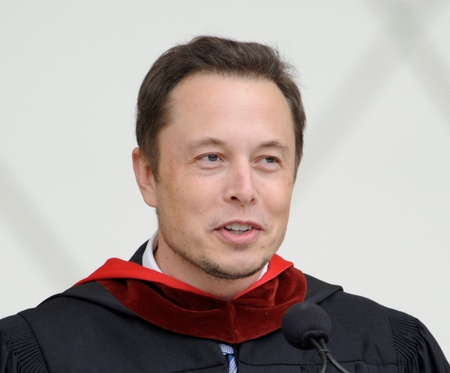
#> input picture ngUAP Time/images/train/elon/01.jpg, 450 x 373 px, shrunk from 1559 x 1292 before the run; its folder holds only this picture in this run
$ python latif-power.py
#> lines starting #> are read from the running program, lines starting #| are printed output that depends on the picture
#> the answer given: 1
import cv2
import math
import os
import numpy as np

train_dir = 'images/train'
classes = os.listdir(train_dir)

face_cascade = cv2.CascadeClassifier('haarcascade_frontalface_default.xml')

# variabel global untuk menampung model yang abis dilatih
face_recog = None

def train_model():
    print('\n===Melakukan Training Model===')
    print('Loading.....')

    face_list = []
    class_list = []

    for index, person_name in enumerate(classes):
        class_path = train_dir + "/" + person_name
        for image_path in os.listdir(class_path):
            full_image_path = class_path + "/" + image_path

            img_gray = cv2.imread(full_image_path, cv2.IMREAD_GRAYSCALE)
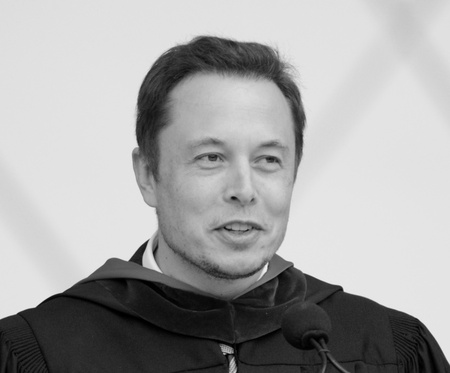
#> img_gray: shape (373, 450); min 0, max 242, mean 164.4
            detected_faces = face_cascade.detectMultiScale(img_gray, scaleFactor=1.2, minNeighbors=5)
#> detected_faces = [[155, 91, 171, 171]]

            if len(detected_faces) < 1:
                continue

            for rect in detected_faces:
                x,y,w,h = rect
                # [Start:Stop]
                # [Baris: Column]
                face_img = img_gray[y:y+h, x:x+w]
                face_list.append(face_img)
                class_list.append(index)
#> this loop made 1 pass
#> pass 1, in train_model, `face_img = img_gray[y:y+h, x:x+w]`:
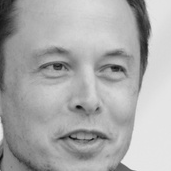
#> face_img: shape (171, 171); min 11, max 236, mean 170.7
#> after the loop, class_list = [0]; face_list = 1 item

    if len(face_list) == 0:
        print('Tidak ada wajah')
        return None

    model = cv2.face.LBPHFaceRecognizer_create()
    model.train(face_list, np.array(class_list))
    return model

def test_model(model):
    print('\nTesting Model....')

    if model is None:
        print('Model belum dilatih')
        return

    test_dir = 'images/test'
    if not os.path.exists(test_dir) or len(os.listdir(test_dir)) == 0:
        print('Folder Error')
        return

    for image_path in os.listdir(test_dir):
        full_image_path = test_dir + "/" + image_path

        img_bgr = cv2.imread(full_image_path)
        img_gray = cv2.cvtColor(img_bgr, cv2.COLOR_BGR2GRAY)

        detected_faces = face_cascade.detectMultiScale(img_gray, 1.2, 5)

        if len(detected_faces) < 1:
            continue

        for rect in detected_faces:
            x,y,w,h = rect
            face_img = img_gray[y:y+h, x:x+w]

            res, confidence = model.predict(face_img)
            confidence = math.floor(100 * confidence) / 100

            cv2.rectangle(img_bgr, (x,y), (x+w,y+h), (0,255,0), 1)
            text = classes[res] + " " + str(confidence) + "%"
            cv2.putText(img_bgr, text, (x,y-10), cv2.FONT_HERSHEY_PLAIN, 1.5, (0,255,0), 1)

            cv2.imshow("Result", img_bgr)
            cv2.waitKey(0)
    cv2.destroyAllWindows()

while True:
    print("\n=======================\n")
    print("        Face Recog       ")
    print("==========================")
    print("1. Train Model")
    print("2. Test Model")
    print("3. Exit")
    print("===========================")
#> (the run stopped early here; a loop or call above may not have finished)
